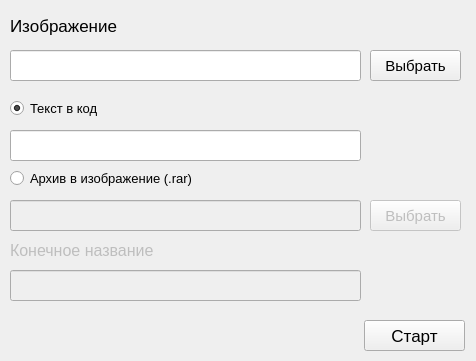
<?xml version="1.0" encoding="UTF-8"?>
<ui version="4.0">
 <class>Shifr</class>
 <widget class="QWidget" name="Shifr">
  <property name="geometry">
   <rect>
    <x>0</x>
    <y>0</y>
    <width>476</width>
    <height>361</height>
   </rect>
  </property>
  <property name="font">
   <font>
    <pointsize>10</pointsize>
   </font>
  </property>
  <property name="windowTitle">
   <string>Form</string>
  </property>
  <widget class="QLabel" name="label">
   <property name="geometry">
    <rect>
     <x>10</x>
     <y>10</y>
     <width>381</width>
     <height>31</height>
    </rect>
   </property>
   <property name="font">
    <font>
     <pointsize>13</pointsize>
    </font>
   </property>
   <property name="text">
    <string>Изображение</string>
   </property>
  </widget>
  <widget class="QLineEdit" name="ImageLineEdit">
   <property name="geometry">
    <rect>
     <x>10</x>
     <y>50</y>
     <width>351</width>
     <height>31</height>
    </rect>
   </property>
   <property name="font">
    <font>
     <pointsize>10</pointsize>
    </font>
   </property>
   <property name="text">
    <string/>
   </property>
  </widget>
  <widget class="QPushButton" name="ImageButton">
   <property name="geometry">
    <rect>
     <x>370</x>
     <y>50</y>
     <width>91</width>
     <height>31</height>
    </rect>
   </property>
   <property name="font">
    <font>
     <pointsize>11</pointsize>
    </font>
   </property>
   <property name="text">
    <string>Выбрать</string>
   </property>
  </widget>
  <widget class="QRadioButton" name="radioButton1">
   <property name="geometry">
    <rect>
     <x>10</x>
     <y>100</y>
     <width>111</width>
     <height>17</height>
    </rect>
   </property>
   <property name="font">
    <font>
     <pointsize>10</pointsize>
    </font>
   </property>
   <property name="text">
    <string>Текст в код</string>
   </property>
   <property name="checked">
    <bool>true</bool>
   </property>
  </widget>
  <widget class="QRadioButton" name="radioButton2">
   <property name="geometry">
    <rect>
     <x>10</x>
     <y>170</y>
     <width>301</width>
     <height>17</height>
    </rect>
   </property>
   <property name="font">
    <font>
     <pointsize>10</pointsize>
    </font>
   </property>
   <property name="text">
    <string>Архив в изображение (.rar)</string>
   </property>
  </widget>
  <widget class="QLineEdit" name="CodeLineEdit">
   <property name="geometry">
    <rect>
     <x>10</x>
     <y>130</y>
     <width>351</width>
     <height>31</height>
    </rect>
   </property>
   <property name="font">
    <font>
     <pointsize>10</pointsize>
    </font>
   </property>
   <property name="text">
    <string/>
   </property>
  </widget>
  <widget class="QLineEdit" name="RarLineEdit">
   <property name="enabled">
    <bool>false</bool>
   </property>
   <property name="geometry">
    <rect>
     <x>10</x>
     <y>200</y>
     <width>351</width>
     <height>31</height>
    </rect>
   </property>
   <property name="font">
    <font>
     <pointsize>10</pointsize>
    </font>
   </property>
   <property name="text">
    <string/>
   </property>
  </widget>
  <widget class="QPushButton" name="RarButton">
   <property name="enabled">
    <bool>false</bool>
   </property>
   <property name="geometry">
    <rect>
     <x>370</x>
     <y>200</y>
     <width>91</width>
     <height>31</height>
    </rect>
   </property>
   <property name="font">
    <font>
     <pointsize>11</pointsize>
    </font>
   </property>
   <property name="text">
    <string>Выбрать</string>
   </property>
  </widget>
  <widget class="QPushButton" name="DoneButton">
   <property name="geometry">
    <rect>
     <x>364</x>
     <y>320</y>
     <width>101</width>
     <height>31</height>
    </rect>
   </property>
   <property name="font">
    <font>
     <pointsize>13</pointsize>
    </font>
   </property>
   <property name="text">
    <string>Старт</string>
   </property>
  </widget>
  <widget class="QLineEdit" name="RarLineEditName">
   <property name="enabled">
    <bool>false</bool>
   </property>
   <property name="geometry">
    <rect>
     <x>10</x>
     <y>270</y>
     <width>351</width>
     <height>31</height>
    </rect>
   </property>
   <property name="font">
    <font>
     <pointsize>10</pointsize>
    </font>
   </property>
   <property name="text">
    <string/>
   </property>
  </widget>
  <widget class="QLabel" name="labelName">
   <property name="enabled">
    <bool>false</bool>
   </property>
   <property name="geometry">
    <rect>
     <x>10</x>
     <y>240</y>
     <width>211</width>
     <height>21</height>
    </rect>
   </property>
   <property name="font">
    <font>
     <pointsize>12</pointsize>
    </font>
   </property>
   <property name="text">
    <string>Конечное название</string>
   </property>
  </widget>
 </widget>
 <resources/>
 <connections/>
</ui>
